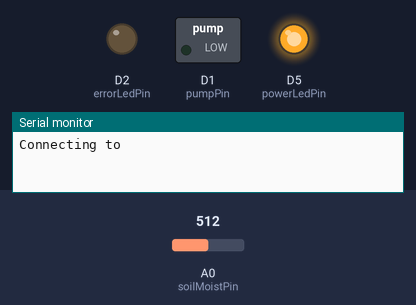
This sketch was run on a simulated ESP8266 (NodeMCU). Parts: switched loads named in the sketch (green lamp = pin HIGH), output pins drawn as LEDs (lit = HIGH), the last lines printed to the serial monitor. The inputs (shaded band) are chosen by the test bench; at power-on: A0 (soilMoistPin) = 512. WiFi joins after 1.5 s; servers stay silent unless stated; no MQTT or app messages arrive unless stated; not simulated (calls return 0 or success): credentials.h; names the files do not define were given values by the test bench: CRED_MQTT_PORT = 1883. At 64.0 s the program puts the board to deep sleep or switches it off; the recording ends there.

Above: at 0.3 s.
At 3.3 s:
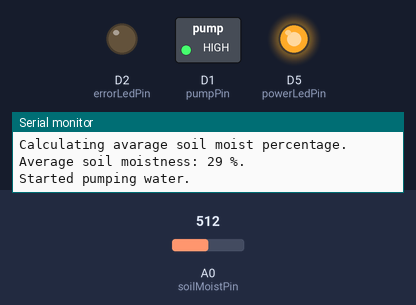
At 63.91 s:
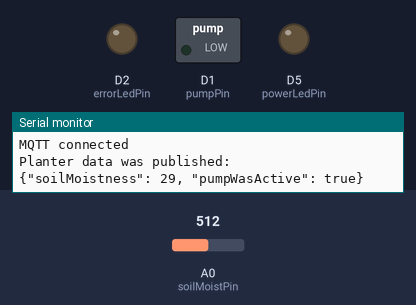
Timing chart, 0 to 64.0 s (numbered marks = the images above):
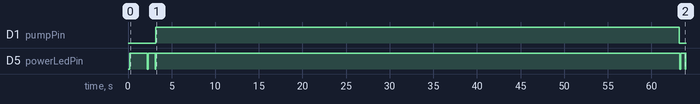

The sketch:

herb-o-matic.ino
```cpp
#include "credentials.h"
#include <ESP8266WiFi.h>
#include <PubSubClient.h>

const char* ssid = CRED_SSID;
const char* password = CRED_PASSWORD;
const char* mqtt_server = CRED_MQTT_SERVER;
const int mqtt_port = CRED_MQTT_PORT;
const char* mqtt_user = CRED_MQTT_USER;
const char* mqtt_pwd = CRED_MQTT_PASSWD;
const char* clientId = CRED_CLIENT_ID;
const char* pub_topic = CRED_PUB_TOPIC;

#define soilMoistPin A0
#define powerLedPin D5
#define errorLedPin D2
#define pumpPin D1

WiFiClient espClient;
PubSubClient client(espClient);

int averageSoilMoistness;
boolean pumpWasActive = false;

void successBlink(){
   digitalWrite(powerLedPin, LOW);
   delay(100);
   digitalWrite(powerLedPin, HIGH);
}

void errorBlink(int numOfBlinks){
  for (int i = 0; i < numOfBlinks; i++) {
    digitalWrite(errorLedPin, HIGH);
    delay(100);
    digitalWrite(errorLedPin, LOW);
    if(i != numOfBlinks - 1){
      delay(100);
    }
  }
}

void handleError(char* errorText){
  Serial.print("Error: ");
  Serial.print(errorText);
  errorBlink(10);
  ESP.deepSleep(1 * 60 * 6e7);
}

void connectWifi(){
  Serial.println();
  Serial.print("Connecting to ");
  Serial.println(ssid);

  WiFi.begin(ssid, password);
  int count = 0 ;
  while (WiFi.status() != WL_CONNECTED && count <= 15) {
    delay(1000);
    Serial.print(".");
    count++;
  }

  if(WiFi.status() != WL_CONNECTED){
    handleError("Failed to connect to Wifi.");
  } else{
    Serial.println();
    Serial.println("WiFi connected.");
    Serial.println("IP address: "+ WiFi.localIP().toString() + ".");
    successBlink();
  }
}

int measureSoilMoistPercentage(){
  return constrain(map(analogRead(soilMoistPin), 630, 240, 0, 100), 0, 100);
}

void calculateAverageSoilMoistness(int numOfMeasurements, int timeBetweenMeasurementsInMS){
  Serial.println();
  Serial.println("Calculating avarage soil moist percentage.");

  int sumOfMeasurements = 0;

  for (int i = 0; i < numOfMeasurements; i++) {
    sumOfMeasurements += measureSoilMoistPercentage();
    if(i != numOfMeasurements - 1){
      delay(timeBetweenMeasurementsInMS);
    }
  }

  averageSoilMoistness = sumOfMeasurements / numOfMeasurements;

  Serial.println();
  Serial.println("Average soil moistness: " + String(averageSoilMoistness) + " %.");
  successBlink();
}

void pumpWater(int pumpTimeInS){
  Serial.println();
  Serial.println("Started pumping water.");
  digitalWrite(pumpPin,HIGH);
  delay(pumpTimeInS * 1000);
  Serial.println("Stopped pumping water");
  digitalWrite(pumpPin,LOW);
}

void decideToPump(){
  if(averageSoilMoistness < 40){
    pumpWater(60);
    pumpWasActive = true;
  }else{
    Serial.println();
    Serial.println("No need to pump water.");
  }
}

void publishData(){
  Serial.println();
  Serial.println("Connecting to MQTT server...");
  if (client.connect(clientId, mqtt_user, mqtt_pwd)) {
    Serial.println("MQTT connected");
    successBlink();

    char payload[40];
    sprintf(payload, "{\"soilMoistness\": %i, \"pumpWasActive\": %s}", averageSoilMoistness, pumpWasActive ? "true" : "false");
    boolean published = client.publish(pub_topic, payload);
    delay(500);

    if(published){
    Serial.println();
    Serial.println("Planter data was published:");
    Serial.println(payload);
    successBlink();
  } else{
    handleError("Failed to publish planter data");
  }
  } else {
    handleError("Failed to connect to MQTT server.");
  }
}

void setup() {
  Serial.begin(9600);
  pinMode(D0, WAKEUP_PULLUP);
  pinMode(pumpPin,OUTPUT);
  pinMode(powerLedPin,OUTPUT);
  pinMode(errorLedPin,OUTPUT);
  delay(200);

  digitalWrite(powerLedPin,HIGH);

  connectWifi();
  client.setServer(mqtt_server, mqtt_port);

  calculateAverageSoilMoistness(5, 200);
  decideToPump();
  publishData();

  ESP.deepSleep(1 * 60 * 6e7);
}

void loop() {
}
```

Measured:
- by itself, D1 (pumpPin): LOW → HIGH at 3.2 s, → LOW 60.0 s later
- by itself, D5 (powerLedPin): LOW → HIGH at 0.20 s, → LOW 2.0 s later, → HIGH 0.10 s later, → LOW 0.80 s later, … (9 changes in this stretch)
